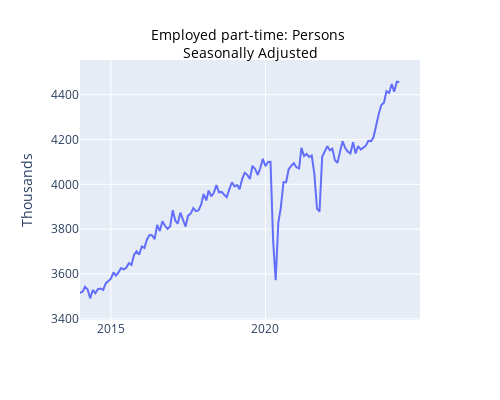

The cell this chart's notebook holds for it:
### Code cell
startDateExample = datetime(2014, 1, 1)
endDateExample = datetime(2024, 12, 31)
seriesToGraph = 'A84423042A'

graph_series_abs(seriesToGraph, dataSetLF, startDateExample, endDateExample,1, metaDataDict)

### Figure 1 — Plotly figure (JSON) as saved in the notebook; plotly's stock layout.template omitted (floating-point values rounded to 4 significant figures; data arrays with more than 128 entries replaced by an {"elided": "..."} marker saying what was removed)
{"data": [{"hovertemplate": "Date=%{x}<br>A84423042A=%{y}<extra></extra>", "legendgroup": "", "line": {"color": "#636efa", "dash": "solid"}, "marker": {"symbol": "circle"}, "mode": "lines", "name": "", "orientation": "v", "showlegend": false, "type": "scatter", "x": {"elided": "556 str values"}, "xaxis": "x", "y": {"elided": "556 float values"}, "yaxis": "y"}], "layout": {"height": 400, "hovermode": "x", "legend": {"tracegroupgap": 0}, "margin": {"t": 60}, "title": {"font": {"color": "black", "size": 14}, "text": " Employed part-time: Persons <br>Seasonally Adjusted", "x": 0.5, "y": 0.9}, "width": 500, "xaxis": {"anchor": "y", "domain": [0, 1], "range": ["2014-01-01T00:00:00", "2024-12-31T00:00:00"], "title": {"text": " "}, "type": "date"}, "yaxis": {"anchor": "x", "domain": [0, 1], "range": [3395.0, 4554.0], "title": {"text": "Thousands"}, "type": "linear"}}}
